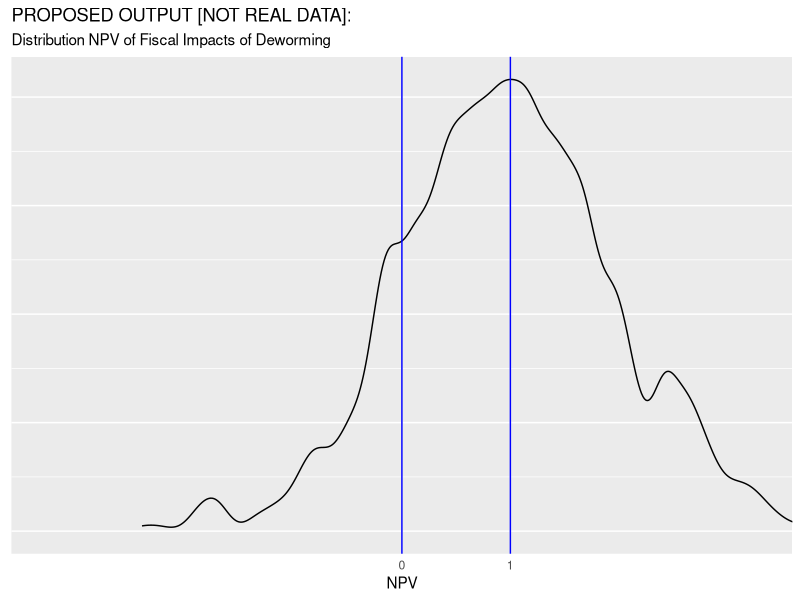
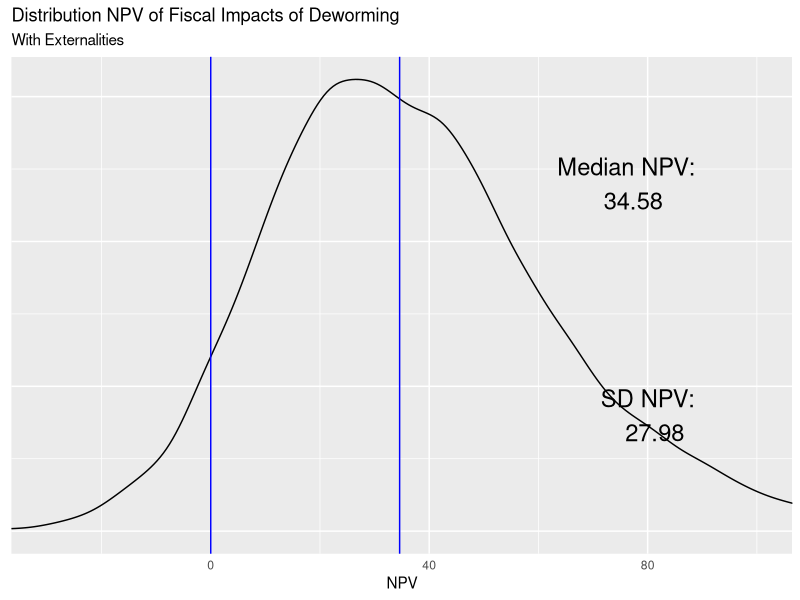

Source code (R) for these figures, in order:
## ---- chunk 1
knitr::opts_chunk$set(echo = TRUE)

## ---- chunk 2

##### Data  
#############
gov_bonds <- 	0.1185	          #Kenyan interest on sovereign debt - Central Bank of Kenya
inflation <-  0.02              #Kenyan inflation rate - World Bank Development Indicators
wage_ag_val <- 	11.84	          #Mean hourly wage rate (KSH) - Suri 2011
wage_ww_val <- 	14.5850933      #Control group hourly wage, ww (cond >=10 hrs per week) - Table 4, Panel B
profits_se_val <- 1766          #Control group monthly self-employed profits - Table 4, Panel A  FIX: MOST REFERENCES FROM TABLE 4 ARE TABLE 3
hours_se_cond_val <- 38.1       #Control group weekly self-employed hours, conditional on hrs >0 - Table D13, Panel D
hours_ag_val <- 8.3             #Control group hrs per week, agriculture - Table 4, Panel D
hours_ww_val <- 6.9             #Control group hrs per week, working for wages - Table 4, Panel B
hours_se_val <- 3.3             #Control group hrs per week, self-employment - Table 4, Panel A
ex_rate_val <- 85               #Exchange Rate - Central Bank of Kenya
growth_rate_val <- 1.52/100     #Per-capita GDP growth, 2002-2011 (accessed 1/29/13) -	World Bank - see notes
coverage_val  <- 0.681333333    # (R) Fraction of treated primary school students within 6 km - from W@W - see note
tax_val <- 0.16575              #ADD INFO
unit_cost_local_val <- 43.66    #Deworm the World
years_of_treat_val <- 2.41      #Additional Years of Treatment - Table 1, Panel A

##### Research
#############    
lambda1_vals <- c(3.49, 0)      #Hrs per week increase for men and women CONFIRM
lambda2_val <- 10.2             #Externality effect (proportional) - Table 3, Panel B
q_full_val <- 0.75              #Take up rates with full subsidy. From Miguel and Kremmer (2007)
q_zero_val <- 0                 #Take up rates with zero subsidy. From Miguel and Kremmer (2007)
delta_ed_vals <- c(-0.00176350949079451, 0.00696052250263997, 0.0258570306763183,     # (Delta E) Additional direct seconday schooling increase (from Joan)
                    0.0239963665555466, 0.027301406306074, 0.0234125454594173,
                   0.0279278879439199, 0.00647044449446303, 0.00835739437790601)                                     
delta_ed_vals <- cbind(delta_ed_vals, 1999:2007)
delta_ed_ext_vals <- c(-0.0110126908021048,	0.0140448546741008,	-0.0034636291545585,  #Additional externality secondary schooling increase (from Joan)
                       0.0112940214439477,	0.0571608179771775,	-0.0560546793186931,
                       0.0558284756343451,	0.1546264843901160,	0.0055961489945619)
delta_ed_ext_vals <- cbind(delta_ed_ext_vals, 1999:2007)    

##### Guess work   
#############
periods_val <- 50               #Total number of periods to forecast wages
time_to_jm_val <- 10            #Time from intial period until individual join the labor force
coef_exp_val <- c(0, 0)         #Years of experience coefficients (1-linear, 2-cuadratic)	- see notes
teach_sal_val <- 5041           #Yearly secondary schooling compensation	5041 - from ROI materials
teach_ben_val <- 217.47         #Yearly secondary schooling teacher benefits	217.47
n_students_val <- 45            #Average pupils per teacher	45


##### Notes:
#############
# on growth_rate_val: (http://data.worldbank.org/indicator/NY.GDP.PCAP.KD/), see calculation on "Kenya GDP per capita" tab. In W@W this equals 1.52%. ISSUE: This growth number should be updated to be 2002-2014, I think.
# on coef_exp_val: 1998/1999 Kenyan labor force survey; regression of earnings on age, age^2, female dummy, indicators for attained primary/secondary/beyond, and province dummies. Estimate used in W@W: (0.1019575, -0.0010413). ISSUE: For now assume no further life cycle adjustment beyond KLPS-3 (likely a conservative assumption).
# coverage_val: Overall Saturation (0.511) / 0.75 - not reported in table, average of T & C
## ---- chunk 3
set.seed(1234)
library(tidyverse)
library(ggplot2)
ggplot() +
  geom_density(aes(x = rnorm(1000, mean = 1),
                   alpha = 1/2), bw=.11, kernel = "gau") +
  geom_vline(xintercept = c(0, 1), col="blue") +
  coord_cartesian(xlim = c(-3,3)) +
  scale_x_discrete(limits = c(0,1))  +   
  guides(alpha = "none", colour="none") +
  labs(y = NULL,
       x = "NPV" ,
       title = "PROPOSED OUTPUT [NOT REAL DATA]:",
       subtitle = "Distribution NPV of Fiscal Impacts of Deworming")+
  theme(axis.ticks = element_blank(), axis.text.y = element_blank())
## ---- chunk 4
# Gamma is used to index gender.
npv <- function(n_male=1/2, n_female=1/2,
                interest_r=interst_r_val,
                wage=wage_t_val,
                lambda1_male=lambda1_vals[1],
                lambda1_female=lambda1_vals[2],
                tax=tax_val,
                saturation=saturation_val,             
                coverage=coverage_val,
                cost_of_schooling=cost_per_student,
                delta_ed_male=delta_ed_vals[,1],
                delta_ed_female=delta_ed_vals[,1],
                lambda2_male=lambda2_vals[1],
                lambda2_female=lambda2_vals[2],
                s1=0, q1=0, s2=s2_val, q2=q2_val,
                periods=periods_val) {
  ns <- c(n_male, n_female)
  lambda1s <- c(lambda1_male, lambda1_female)
  lambda2s <- c(lambda2_male, lambda2_female)
  index_t <- 0:periods
  delta_ed_s <- cbind(delta_ed_male, delta_ed_female)
  delta_ed_s <- rbind(c(0,0), delta_ed_s, matrix(0,41, 2) )

  benef <- matrix(NA, 51,2)
  for (i in 1:2){
  benef[,i] <- ( 1 / (1 + interest_r) )^index_t * wage *
                     ( lambda1s[i] + saturation * lambda2s[i] / coverage )
  }

  res1 <- sum( ns * ( tax * apply(benef, 2, sum) -
            apply( ( 1 / (1 + interest_r) )^index_t *
                     delta_ed_s * cost_of_schooling, 2, sum) )
          ) - (s2 * q2  - s1 * q1)
#  browser()
  return(res1)  
}
## ---- chunk 5
interst_r_val <- gov_bonds - inflation
## ---- chunk 6
wage_0_f <- function(wage_ag = wage_ag_val,  
                     wage_ww = wage_ww_val,
                     profits_se = profits_se_val,
                     hours_se_cond = hours_se_cond_val,  
                     hours_ag = hours_ag_val,
                     hours_ww = hours_ww_val,
                     hours_se = hours_se_val,
                     ex_rate = ex_rate_val) {
  wage_se <- profits_se / (4.5 * hours_se_cond)
  wage_ls <- c(wage_ag, wage_ww, wage_se)
  alpha_ls <- c(hours_ag, hours_ww, hours_se) / sum( c(hours_ag, hours_ww, hours_se) )
  res1 <- 1/ex_rate * sum( wage_ls * alpha_ls )
  return(res1)
}

#close to value from spreadsheet (Assumps&Panel A Calcs!B137 = 0.1481084),
#but I suspect diff due to computational precision

wage_0_val <- wage_0_f()  

experience_val <- 0:periods_val - time_to_jm_val

wage_t <- function(wage_0 = wage_0_val,
                   growth_rate = growth_rate_val,
                   experience = experience_val,
                   coef_exp1 = coef_exp_val[1],
                   coef_exp2 = coef_exp_val[2]) {
  res1 <- 52 * wage_0 *( ( 1 + growth_rate )^experience ) *
    ( 1 + coef_exp1 * experience + coef_exp2 * experience^2 ) *
    ifelse(0:periods_val >= time_to_jm_val, 1, 0)
  return(res1)
}

#close to value from spreadsheet (Calcs-Table 5!N21.. = 7.701634678),
#but I suspect diff due to computational precision
wage_t_val <- wage_t()
## ---- chunk 7
lambda1_vals <- rep(0.5 * lambda1_vals[1] + 0.5 *lambda1_vals[2], 2)
lambda2_vals <- rep(lambda2_val, 2)
## ---- chunk 8
#R
#p 
saturation_val <- coverage_val * q_full_val + ( 1 - coverage_val ) * q_zero_val
## ---- chunk 9
cost_per_student <- (teach_sal_val + teach_ben_val) / n_students_val
## ---- chunk 10
# Nothing here yet with delta_ed_vals, but would like to incorporate model from Joan
# delta_ed_vals <-
delta_ed_ext_total <- delta_ed_ext_vals[,1] + delta_ed_vals[,1]
## ---- chunk 11
s2_val <- ( unit_cost_local_val / ex_rate_val ) * years_of_treat_val
q2_val <- q_full_val
## ---- chunk 12
#no externality NPV
res_npv_no_ext <- npv(lambda2_male = 0, lambda2_female = 0)

#yes externality NPV
res_npv_yes_ext <- npv(delta_ed_male = delta_ed_ext_total,
                       delta_ed_female = delta_ed_ext_total )
## ---- chunk 13
#34.8401

# generate draws of primitive values:
#  inputs: K primitive means and K standard deviations
#  output: K vectors with draws from simulations
# compute the elements of the model
#  input: K vectors with draws from sims
#  output: Input vectors for NPV function
# run the model Nsims times
#  input: Input vectors for NPV function
#  output: one vector of NPVs (of lenght Nsims)

# All variable args should use the _var subscript
sim.data1 <- function(nsims = 1e4,                                           
                      gov_bonds_var,                #Data
                      gov_bonds_sd_var,
                      inflation_var,
                      inflation_sd_var,
                      wage_ag_var,
                      wage_ag_sd_var,
                      wage_ww_var,
                      wage_ww_sd_var,
                      profits_se_var,
                      profits_se_sd_var,
                      hours_se_cond_var,
                      hours_se_cond_sd_var,
                      hours_ag_var,
                      hours_ag_sd_var,
                      hours_ww_var,
                      hours_ww_sd_var,
                      hours_se_var,
                      hours_se_sd_var,
                      ex_rate_var,
                      ex_rate_sd_var,
                      growth_rate_var,
                      growth_rate_sd_var,
                      coverage_var,
                      coverage_sd_var,
                      saturation_var,
                      saturation_sd_var,
                      tax_var,
                      tax_sd_var,
                      unit_cost_local_var,
                      unit_cost_local_sd_var,
                      years_of_treat_var,
                      years_of_treat_sd_var,
                      lambda1_var,                   #Research
                      lambda1_sd_var,
                      lambda2_var,
                      lambda2_sd_var,
                      q_full_var,
                      q_full_sd_var,
                      q_zero_var,
                      q_zero_sd_var,
                      delta_ed_par1_var,
                      delta_ed_sd1_var,
                      delta_ed_par2_var,
                      delta_ed_sd2_var,
                      coef_exp_var,                  #Guesswork
                      coef_exp_sd_var,
                      teach_sal_var,
                      teach_sal_sd_var,
                      teach_ben_var,
                      teach_ben_sd_var,
                      n_students_var,
                      n_students_sd_var,
                      include_ext_var=TRUE
                      ) {
  set.seed(1234)

  ########
  #FUNCTION1
  #Defaoult dist: normal, default sd: 0.1* mean
  ## Data
  gov_bonds_sim <-            rnorm(n = nsims, mean = gov_bonds_var, sd = gov_bonds_sd_var)
  inflation_sim <-            rnorm(nsims, inflation_var, inflation_sd_var)
  wage_ag_val_sim <-          rnorm(nsims, wage_ag_var, wage_ag_sd_var)
  wage_ww_val_sim <-          rnorm(nsims, wage_ww_var, wage_ww_sd_var)
  profits_se_val_sim <-       rnorm(nsims, profits_se_var, profits_se_sd_var)
  hours_se_cond_val_sim <-    rnorm(nsims, hours_se_cond_var, hours_se_cond_sd_var)
  hours_ag_val_sim <-         rnorm(nsims, hours_ag_var, hours_ag_sd_var)
  hours_ww_val_sim <-         rnorm(nsims, hours_ww_var, hours_ww_sd_var)
  hours_se_val_sim <-         rnorm(nsims, hours_se_var, hours_se_sd_var)
  ex_rate_val_sim <-          rnorm(nsims, ex_rate_var, ex_rate_sd_var)
  growth_rate_val_sim <-      rnorm(nsims, growth_rate_var, growth_rate_sd_var)
  coverage_val_sim <-         rnorm(nsims, coverage_var, coverage_sd_var)
  saturation_val_sim <-       rnorm(nsims, saturation_var, saturation_sd_var)    #TO DELETE
  tax_val_sim <-              rnorm(nsims, tax_var, tax_sd_var)
  unit_cost_local_val_sim <-  rnorm(nsims, unit_cost_local_var, unit_cost_local_sd_var)
  years_of_treat_val_sim <-   rnorm(nsims, years_of_treat_var, years_of_treat_sd_var)

  ## Research
  aux1 <- lapply(1:2,function(x) c(lambda1_var[x],lambda1_sd_var[x]) )
  lambda1_vals_sim <- sapply(aux1, function(x)  rnorm(nsims, mean = x[1], sd = x[2]) )
  lambda2_val_sim <- rnorm(nsims, lambda2_var, lambda2_sd_var)
  q_full_val_sim <- rnorm(nsims, q_full_var, q_full_sd_var)
  q_zero_val_sim <- rnorm(nsims, q_zero_var, q_zero_sd_var)


  ## Guess work
  periods_val <- 50           #Total number of periods to forecast wages
  time_to_jm_val <- 10        #Time from intial period until individual join the labor force
  aux2 <- lapply(1:2,function(x) c(coef_exp_var[x],coef_exp_sd_var[x]) )
  coef_exp_val_sim <- sapply(aux2, function(x)  rnorm(nsims, mean = x[1], sd = x[2]) )     
  teach_sal_val_sim <- rnorm(nsims, teach_sal_var, teach_sal_sd_var)
  teach_ben_val_sim <- rnorm(nsims, teach_ben_var, teach_ben_sd_var)
  n_students_val_sim <- rnorm(nsims, n_students_var, n_students_sd_var)

  delta_ed_vals_sim <- sapply(delta_ed_vals[,1], 
                              function(x)  rnorm(nsims, mean = x * delta_ed_par1_var, 
                                                 sd = delta_ed_sd1_var * sd(delta_ed_vals[,1]) ) )
  colnames(delta_ed_vals_sim) <- 1999:2007

  delta_ed_ext_vals_sim <- sapply(delta_ed_ext_vals[,1], 
                                  function(x)  rnorm(nsims, mean = x * delta_ed_par1_var, 
                                                     sd = delta_ed_sd2_var * sd(delta_ed_ext_vals[,1])))
  colnames(delta_ed_ext_vals_sim) <- 1999:2007

  ########
  #FUNCTION2

  # - Model
  npv_sim <- rep(NA, nsims)
  #yes externality NPV
  for (i in 1:nsims) {
    # 1 - "r""
    interst_r_val <- gov_bonds_sim[i] - inflation_sim[i]
    # 2 - "w_t"
    wage_0_val <- wage_0_f(wage_ag = wage_ag_val_sim[i],
                           wage_ww = wage_ww_val_sim[i],
                           profits_se = profits_se_val_sim[i],
                           hours_se_cond = hours_se_cond_val_sim[i],
                           hours_ag = hours_ag_val_sim[i],
                           hours_ww = hours_ww_val_sim[i],
                           hours_se = hours_se_val_sim[i],
                           ex_rate = ex_rate_val_sim[i])  
    experience_val <- 0:periods_val - time_to_jm_val
    wage_t_val <- wage_t(wage_0 = wage_0_val,
                         growth_rate = growth_rate_val_sim[i],
                         experience = experience_val,
                         coef_exp1 = coef_exp_val_sim[i,1],
                         coef_exp2 = coef_exp_val_sim[i,2])
    # 3 - “λ1,γ” and “λ2,γ”
    lambda1_vals_aux <- rep(0.5 * lambda1_vals_sim[i,1] + 0.5 * lambda1_vals_sim[i,2], 2)
    lambda2_vals <- rep(lambda2_val_sim[i], 2)
    # 4 - R and p
    #coverage_val_aux <-  saturation_val_sim[i] / full_saturation_val_sim[i]
    #saturation_val_aux <- full_saturation_val_sim[i] * coverage_val_sim[i]
    # 5 - K and ΔE⎯⎯⎯⎯γt(S1,S2)
    cost_per_student <- (teach_sal_val_sim[i] + teach_ben_val_sim[i]) / n_students_val_sim[i]
    delta_ed_ext_total_sim <- delta_ed_vals_sim[i,] + delta_ed_ext_vals_sim[i,]
    if (include_ext_var==TRUE){
      delta_ed_final <-  delta_ed_ext_total_sim
    }else{
      delta_ed_final <- delta_ed_vals_sim[i,]
    }

    #6 - (S2Q(S2)−S1Q(S1))
    q2_val_aux <- q_full_val_sim[i]
    s2_val_aux <- ( unit_cost_local_val_sim[i] / ex_rate_val_sim[i] ) * years_of_treat_val_sim[i]

    npv_sim[i] <- npv(interest_r = interst_r_val,
                      wage = wage_t_val,
                      lambda1_male = lambda1_vals_aux[1],
                      lambda1_female = lambda1_vals_aux[2],
                      lambda2_male =  lambda2_vals[1],
                      lambda2_female =  lambda2_vals[2],
                      coverage = coverage_val_sim[i],
                      saturation = saturation_val_sim[i],
                      tax = tax_val_sim[i],
                      cost_of_schooling=cost_per_student,
                      delta_ed_male = delta_ed_final,
                      delta_ed_female = delta_ed_final,
                      q2 = q2_val_aux,
                      s2 = s2_val_aux)
  }


  return(npv_sim)
}


  ########
  #FUNCTION3
npv_sim <- sim.data1(nsims = 1e4,
          gov_bonds_var = gov_bonds,                #Data
          gov_bonds_sd_var = 0.1 * gov_bonds,
          inflation_var = inflation,
          inflation_sd_var = 0.1 * inflation,
          wage_ag_var = wage_ag_val,
          wage_ag_sd_var = 0.1 * wage_ag_val,
          wage_ww_var = wage_ww_val,
          wage_ww_sd_var = 0.1 * wage_ww_val,
          profits_se_var = profits_se_val,
          profits_se_sd_var = 0.1 * profits_se_val,
          hours_se_cond_var = hours_se_cond_val,
          hours_se_cond_sd_var = 0.1 * hours_se_cond_val,
          hours_ag_var = hours_ag_val,  
          hours_ag_sd_var = 0.1 * hours_ag_val,
          hours_ww_var = hours_ww_val,
          hours_ww_sd_var = 0.1 * hours_ww_val,
          hours_se_var = hours_se_val,
          hours_se_sd_var = 0.1 * hours_se_val,
          ex_rate_var = ex_rate_val,
          ex_rate_sd_var = 0.1 * ex_rate_val,
          growth_rate_var = growth_rate_val,
          growth_rate_sd_var = 0.1 * growth_rate_val,
          coverage_var = coverage_val,
          coverage_sd_var = 0.1 * coverage_val,
          saturation_var = saturation_val,
          saturation_sd_var = 0.1 * saturation_val,
          tax_var = tax_val,
          tax_sd_var = 0.1 * tax_val,
          unit_cost_local_var = unit_cost_local_val,
          unit_cost_local_sd_var = 0.1 * unit_cost_local_val,
          years_of_treat_var = years_of_treat_val,
          years_of_treat_sd_var = 0.1 * years_of_treat_val,
          lambda1_var = c(lambda1_vals[1], lambda1_vals[2]),
          lambda1_sd_var = c(0.17, 0.17),
          lambda2_var = lambda2_val,
          lambda2_sd_var = 0.1 * lambda2_val,
          q_full_var = q_full_val,
          q_full_sd_var = 0.1 * q_full_val,
          q_zero_var = q_zero_val,
          q_zero_sd_var = 0.1 * q_zero_val,
          coef_exp_var = c(coef_exp_val[1], coef_exp_val[2]),
          coef_exp_sd_var = c(0.001 , 0.001),
          teach_sal_var = teach_sal_val,
          teach_sal_sd_var = 0.1 * teach_sal_val,
          teach_ben_var = teach_ben_val,
          teach_ben_sd_var = 0.1 * teach_ben_val,
          n_students_var = n_students_val,
          n_students_sd_var = 0.1 * n_students_val,
          include_ext_var = TRUE,
          delta_ed_par1_var = 1,
          delta_ed_sd1_var = 1,
          delta_ed_par2_var = 1,
          delta_ed_sd2_var = 1
          )



########
# ANALYSE OUTPUT

# unit test
if (abs(sd(npv_sim) - 28.38155)>0.0001 ) {
  print("Output has change")
}

npv_for_text <- paste("Median NPV:\n ", round(median(npv_sim), 2))
npv_for_text2 <- paste("SD NPV:\n ", round(sd(npv_sim), 2))

ggplot() +
  geom_density(aes(x = npv_sim,
                   alpha = 1/2), kernel = "gau") +
  geom_vline(xintercept = c(0, median(npv_sim)), col="blue") +
  coord_cartesian(xlim = c(-30,100)) +
  guides(alpha = "none", colour="none") +
  labs(y = NULL,
       x = "NPV" ,
       title = "Distribution NPV of Fiscal Impacts of Deworming",
       subtitle = "With Externalities")+
  annotate("text", x = 2.2 * median(npv_sim), y = 0.012, label = npv_for_text, size = 6)+
  annotate("text", x = 80, y = 0.004, label = npv_for_text2, size = 6)+
  theme(axis.ticks = element_blank(), axis.text.y = element_blank())
